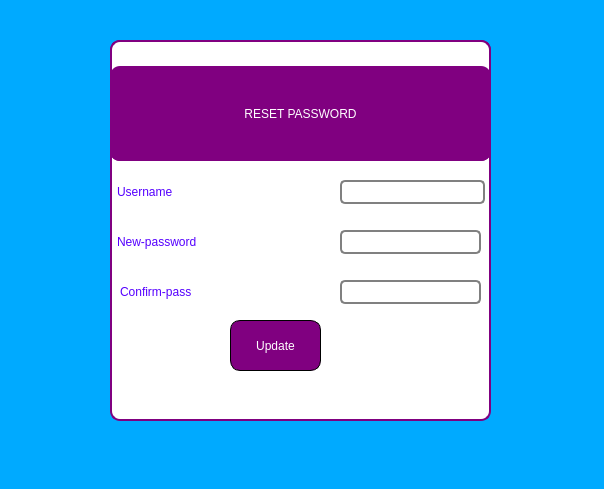
<?xml version="1.0" encoding="UTF-8"?>
<ui version="4.0">
 <class>Forgot_password</class>
 <widget class="QDialog" name="Forgot_password">
  <property name="geometry">
   <rect>
    <x>0</x>
    <y>0</y>
    <width>604</width>
    <height>489</height>
   </rect>
  </property>
  <property name="windowTitle">
   <string>Forgot-Password</string>
  </property>
  <property name="styleSheet">
   <string notr="true">background-color: rgb(0, 170, 255);</string>
  </property>
  <widget class="QGroupBox" name="groupBox">
   <property name="geometry">
    <rect>
     <x>110</x>
     <y>40</y>
     <width>381</width>
     <height>381</height>
    </rect>
   </property>
   <property name="styleSheet">
    <string notr="true">background-color: rgb(255, 255, 255);
 border: 2px solid purple;
    border-radius: 10px;
</string>
   </property>
   <property name="title">
    <string/>
   </property>
   <widget class="QPushButton" name="Update">
    <property name="geometry">
     <rect>
      <x>120</x>
      <y>280</y>
      <width>91</width>
      <height>51</height>
     </rect>
    </property>
    <property name="styleSheet">
     <string notr="true">QPushButton {
    background-color: purple;
    
	color: rgb(255, 255, 255);
    border: 1px solid black;
    padding: 5px 10px;
font: 87 10pt &quot;Arial Black&quot;;

}

QPushButton:hover {
    background-color: red;
}

QPushButton:pressed {
    background-color: green;
    color: white;  /* Text color when pressed */
	
}
</string>
    </property>
    <property name="text">
     <string>Update</string>
    </property>
   </widget>
   <widget class="QWidget" name="layoutWidget">
    <property name="geometry">
     <rect>
      <x>0</x>
      <y>0</y>
      <width>381</width>
      <height>121</height>
     </rect>
    </property>
    <layout class="QVBoxLayout" name="verticalLayout_2">
     <item>
      <layout class="QHBoxLayout" name="horizontalLayout_5">
       <item>
        <spacer name="horizontalSpacer">
         <property name="orientation">
          <enum>Qt::Horizontal</enum>
         </property>
         <property name="sizeHint" stdset="0">
          <size>
           <width>40</width>
           <height>20</height>
          </size>
         </property>
        </spacer>
       </item>
       <item>
        <widget class="QPushButton" name="pushButton">
         <property name="styleSheet">
          <string notr="true"> QPushButton{

background: transparent;
 border: none;

	font: 12pt &quot;Algerian&quot;;
color: rgb(85, 0, 255);
}

QPushButton:pressed
 { background: green;
 color: black; font:
 bold 10px;
 }</string>
         </property>
         <property name="text">
          <string/>
         </property>
         <property name="icon">
          <iconset resource="image.qrc">
           <normaloff>:/Image/key (1).png</normaloff>:/Image/key (1).png</iconset>
         </property>
         <property name="iconSize">
          <size>
           <width>60</width>
           <height>50</height>
          </size>
         </property>
        </widget>
       </item>
       <item>
        <spacer name="horizontalSpacer_2">
         <property name="orientation">
          <enum>Qt::Horizontal</enum>
         </property>
         <property name="sizeHint" stdset="0">
          <size>
           <width>40</width>
           <height>20</height>
          </size>
         </property>
        </spacer>
       </item>
      </layout>
     </item>
     <item>
      <widget class="QLabel" name="label_5">
       <property name="styleSheet">
        <string notr="true">  background-color: purple;
font: 87 14pt &quot;Arial Black&quot;;
color: rgb(255, 255, 255);
border:none;</string>
       </property>
       <property name="text">
        <string>RESET PASSWORD</string>
       </property>
       <property name="alignment">
        <set>Qt::AlignCenter</set>
       </property>
      </widget>
     </item>
    </layout>
   </widget>
   <widget class="QLabel" name="label">
    <property name="geometry">
     <rect>
      <x>7</x>
      <y>140</y>
      <width>151</width>
      <height>24</height>
     </rect>
    </property>
    <property name="styleSheet">
     <string notr="true">font: 16pt &quot;Algerian&quot;;
color: rgb(85, 0, 255);
border:none;</string>
    </property>
    <property name="text">
     <string>Username</string>
    </property>
   </widget>
   <widget class="QLineEdit" name="usernameLineEdit">
    <property name="geometry">
     <rect>
      <x>230</x>
      <y>140</y>
      <width>145</width>
      <height>24</height>
     </rect>
    </property>
    <property name="styleSheet">
     <string notr="true">QLineEdit {  border: 2px solid gray;
	font: 87 10pt &quot;Arial Black&quot;;
	color: rgb(0, 0, 0);
	background-color: rgb(255, 255, 255);

border-radius: 5px;}</string>
    </property>
    <property name="alignment">
     <set>Qt::AlignCenter</set>
    </property>
   </widget>
   <widget class="QLabel" name="label_2">
    <property name="geometry">
     <rect>
      <x>7</x>
      <y>190</y>
      <width>201</width>
      <height>24</height>
     </rect>
    </property>
    <property name="styleSheet">
     <string notr="true">font: 16pt &quot;Algerian&quot;;
color: rgb(85, 0, 255);
border:none;</string>
    </property>
    <property name="text">
     <string>New-password</string>
    </property>
   </widget>
   <widget class="QLineEdit" name="newPasswordLineEdit">
    <property name="geometry">
     <rect>
      <x>230</x>
      <y>190</y>
      <width>141</width>
      <height>24</height>
     </rect>
    </property>
    <property name="styleSheet">
     <string notr="true">QLineEdit {  border: 2px solid gray;
	font: 87 10pt &quot;Arial Black&quot;;
	color: rgb(0, 0, 0);
	background-color: rgb(255, 255, 255);

border-radius: 5px;}</string>
    </property>
    <property name="alignment">
     <set>Qt::AlignCenter</set>
    </property>
   </widget>
   <widget class="QLineEdit" name="confirmPasswordLineEdit">
    <property name="geometry">
     <rect>
      <x>230</x>
      <y>240</y>
      <width>141</width>
      <height>24</height>
     </rect>
    </property>
    <property name="styleSheet">
     <string notr="true">QLineEdit {  border: 2px solid gray;
	font: 87 10pt &quot;Arial Black&quot;;
	color: rgb(0, 0, 0);
	background-color: rgb(255, 255, 255);

border-radius: 5px;}</string>
    </property>
    <property name="alignment">
     <set>Qt::AlignCenter</set>
    </property>
   </widget>
   <widget class="QLabel" name="label_3">
    <property name="geometry">
     <rect>
      <x>10</x>
      <y>240</y>
      <width>191</width>
      <height>24</height>
     </rect>
    </property>
    <property name="styleSheet">
     <string notr="true">font: 16pt &quot;Algerian&quot;;
color: rgb(85, 0, 255);
border:none;</string>
    </property>
    <property name="text">
     <string>Confirm-pass</string>
    </property>
   </widget>
  </widget>
 </widget>
 <resources>
  <include location="image.qrc"/>
 </resources>
 <connections/>
</ui>
